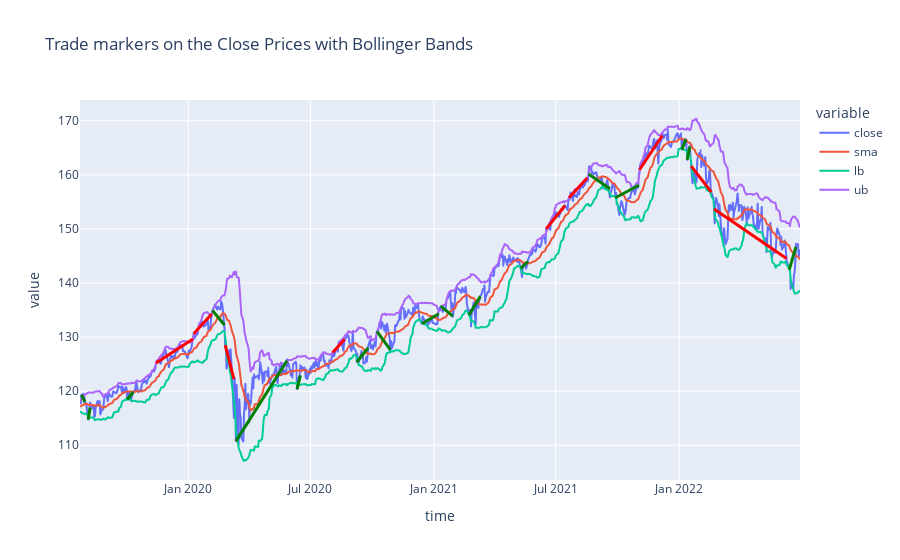

Notebook code for this chart:
### Code cell
# Plot bollinger bands with the close price with the trades
fig = px.line(df, title= "Trade markers on the Close Prices with Bollinger Bands", x='time', y=['close', 'sma', 'lb', 'ub'])

# Adding trades to plots
for i, position in result.iterrows():
    if position.status == 'closed':
        fig.add_shape(type="line",
            x0=position.open_datetime, y0=position.open_price, x1=position.close_datetime, y1=position.close_price,
            line=dict(
                color="green" if position.profit >= 0 else "red",
                width=3)
            )
fig

### Figure 1 — Plotly figure (JSON) as saved in the notebook; plotly's stock layout.template omitted (floating-point values rounded to 4 significant figures; data arrays with more than 128 entries replaced by an {"elided": "..."} marker saying what was removed)
{"data": [{"hovertemplate": "variable=close<br>time=%{x}<br>value=%{y}<extra></extra>", "legendgroup": "close", "line": {"color": "#636efa", "dash": "solid"}, "marker": {"symbol": "circle"}, "mode": "lines", "name": "close", "showlegend": true, "type": "scattergl", "x": {"elided": "744 str values"}, "xaxis": "x", "y": {"elided": "744 float values"}, "yaxis": "y"}, {"hovertemplate": "variable=sma<br>time=%{x}<br>value=%{y}<extra></extra>", "legendgroup": "sma", "line": {"color": "#EF553B", "dash": "solid"}, "marker": {"symbol": "circle"}, "mode": "lines", "name": "sma", "showlegend": true, "type": "scattergl", "x": {"elided": "744 str values"}, "xaxis": "x", "y": {"elided": "744 float values"}, "yaxis": "y"}, {"hovertemplate": "variable=lb<br>time=%{x}<br>value=%{y}<extra></extra>", "legendgroup": "lb", "line": {"color": "#00cc96", "dash": "solid"}, "marker": {"symbol": "circle"}, "mode": "lines", "name": "lb", "showlegend": true, "type": "scattergl", "x": {"elided": "744 str values"}, "xaxis": "x", "y": {"elided": "744 float values"}, "yaxis": "y"}, {"hovertemplate": "variable=ub<br>time=%{x}<br>value=%{y}<extra></extra>", "legendgroup": "ub", "line": {"color": "#ab63fa", "dash": "solid"}, "marker": {"symbol": "circle"}, "mode": "lines", "name": "ub", "showlegend": true, "type": "scattergl", "x": {"elided": "744 str values"}, "xaxis": "x", "y": {"elided": "744 float values"}, "yaxis": "y"}], "layout": {"autosize": true, "legend": {"title": {"text": "variable"}, "tracegroupgap": 0}, "shapes": [{"line": {"color": "green", "width": 3}, "type": "line", "x0": "2019-07-26T00:00:00", "x1": "2019-07-31T00:00:00", "y0": 119.3, "y1": 118.0}, {"line": {"color": "green", "width": 3}, "type": "line", "x0": "2019-08-05T00:00:00", "x1": "2019-08-08T00:00:00", "y0": 114.8, "y1": 117.0}, {"line": {"color": "green", "width": 3}, "type": "line", "x0": "2019-10-02T00:00:00", "x1": "2019-10-11T00:00:00", "y0": 118.5, "y1": 119.9}, {"line": {"color": "red", "width": 3}, "type": "line", "x0": "2019-11-14T00:00:00", "x1": "2020-01-08T00:00:00", "y0": 125.2, "y1": 129.6}, {"line": {"color": "red", "width": 3}, "type": "line", "x0": "2020-01-09T00:00:00", "x1": "2020-02-05T00:00:00", "y0": 130.6, "y1": 134.3}, {"line": {"color": "green", "width": 3}, "type": "line", "x0": "2020-02-06T00:00:00", "x1": "2020-02-24T00:00:00", "y0": 134.9, "y1": 132.2}, {"line": {"color": "red", "width": 3}, "type": "line", "x0": "2020-02-25T00:00:00", "x1": "2020-03-09T00:00:00", "y0": 128.5, "y1": 122.2}, {"line": {"color": "green", "width": 3}, "type": "line", "x0": "2020-03-12T00:00:00", "x1": "2020-05-27T00:00:00", "y0": 110.8, "y1": 125.6}, {"line": {"color": "green", "width": 3}, "type": "line", "x0": "2020-06-11T00:00:00", "x1": "2020-06-16T00:00:00", "y0": 120.4, "y1": 122.9}, {"line": {"color": "red", "width": 3}, "type": "line", "x0": "2020-08-03T00:00:00", "x1": "2020-08-21T00:00:00", "y0": 127.1, "y1": 129.6}, {"line": {"color": "green", "width": 3}, "type": "line", "x0": "2020-09-08T00:00:00", "x1": "2020-09-25T00:00:00", "y0": 125.4, "y1": 128.0}, {"line": {"color": "green", "width": 3}, "type": "line", "x0": "2020-10-08T00:00:00", "x1": "2020-10-28T00:00:00", "y0": 131.1, "y1": 127.7}, {"line": {"color": "green", "width": 3}, "type": "line", "x0": "2020-12-14T00:00:00", "x1": "2021-01-08T00:00:00", "y0": 132.5, "y1": 134.3}, {"line": {"color": "green", "width": 3}, "type": "line", "x0": "2021-01-11T00:00:00", "x1": "2021-01-29T00:00:00", "y0": 135.7, "y1": 133.9}, {"line": {"color": "green", "width": 3}, "type": "line", "x0": "2021-02-22T00:00:00", "x1": "2021-03-11T00:00:00", "y0": 134.1, "y1": 137.5}, {"line": {"color": "green", "width": 3}, "type": "line", "x0": "2021-05-10T00:00:00", "x1": "2021-05-21T00:00:00", "y0": 142.7, "y1": 144.0}, {"line": {"color": "red", "width": 3}, "type": "line", "x0": "2021-06-17T00:00:00", "x1": "2021-07-15T00:00:00", "y0": 150.0, "y1": 154.3}, {"line": {"color": "red", "width": 3}, "type": "line", "x0": "2021-07-21T00:00:00", "x1": "2021-08-17T00:00:00", "y0": 155.8, "y1": 159.4}, {"line": {"color": "green", "width": 3}, "type": "line", "x0": "2021-08-19T00:00:00", "x1": "2021-09-20T00:00:00", "y0": 160.1, "y1": 157.4}, {"line": {"color": "green", "width": 3}, "type": "line", "x0": "2021-09-28T00:00:00", "x1": "2021-11-02T00:00:00", "y0": 155.8, "y1": 158.1}, {"line": {"color": "red", "width": 3}, "type": "line", "x0": "2021-11-03T00:00:00", "x1": "2021-12-07T00:00:00", "y0": 160.9, "y1": 167.3}, {"line": {"color": "green", "width": 3}, "type": "line", "x0": "2022-01-05T00:00:00", "x1": "2022-01-11T00:00:00", "y0": 164.7, "y1": 166.6}, {"line": {"color": "green", "width": 3}, "type": "line", "x0": "2022-01-13T00:00:00", "x1": "2022-01-17T00:00:00", "y0": 162.8, "y1": 165.2}, {"line": {"color": "red", "width": 3}, "type": "line", "x0": "2022-01-19T00:00:00", "x1": "2022-02-18T00:00:00", "y0": 161.6, "y1": 156.8}, {"line": {"color": "red", "width": 3}, "type": "line", "x0": "2022-02-22T00:00:00", "x1": "2022-06-10T00:00:00", "y0": 153.7, "y1": 144.6}, {"line": {"color": "green", "width": 3}, "type": "line", "x0": "2022-06-14T00:00:00", "x1": "2022-06-24T00:00:00", "y0": 142.5, "y1": 146.7}], "title": {"text": "Trade markers on the Close Prices with Bollinger Bands"}, "xaxis": {"anchor": "y", "autorange": true, "domain": [0, 1], "range": ["2019-07-23 20:11:27.5588", "2022-06-30"], "title": {"text": "time"}, "type": "date"}, "yaxis": {"anchor": "x", "autorange": true, "domain": [0, 1], "range": [103.6, 173.8], "title": {"text": "value"}, "type": "linear"}}}
